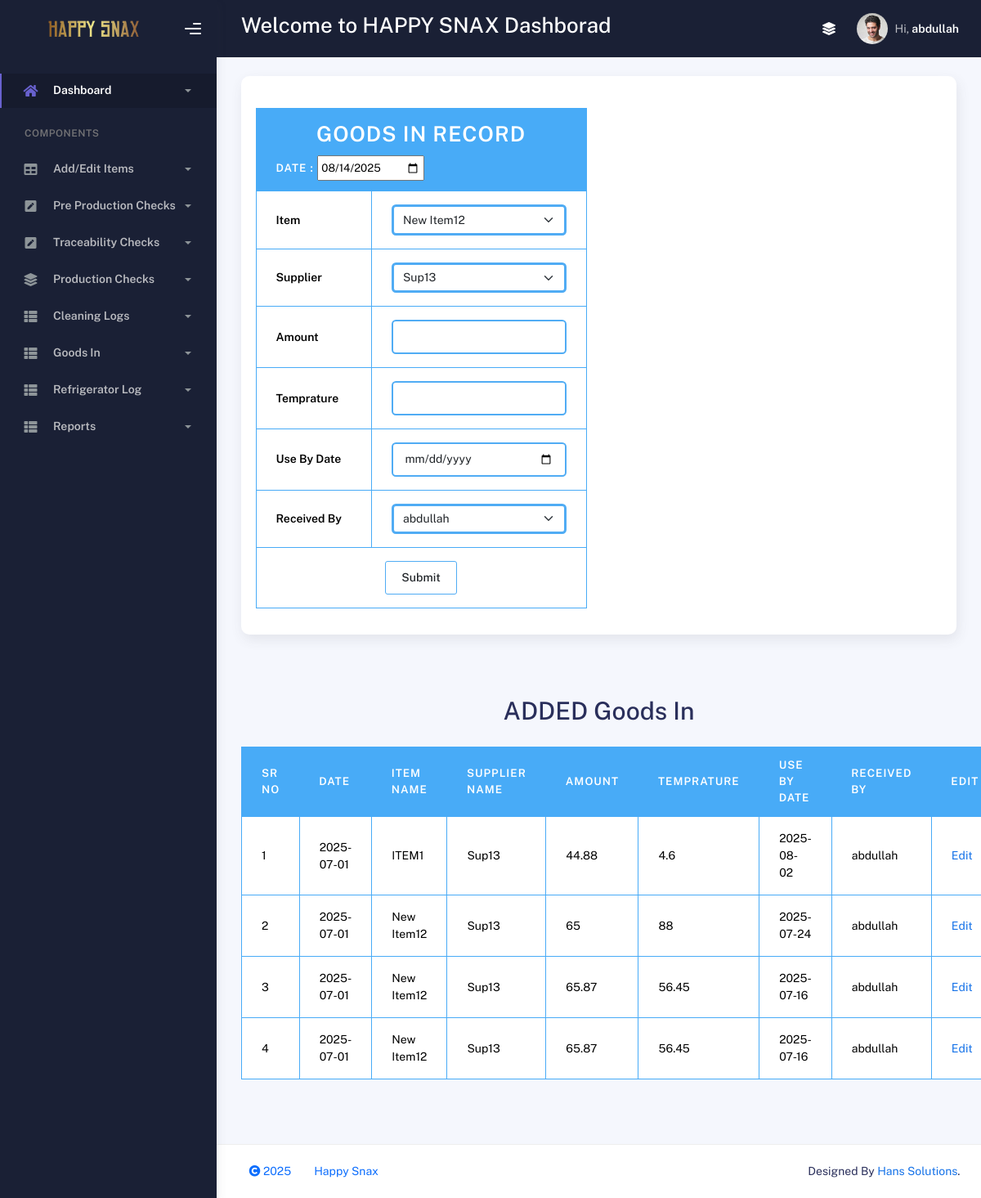
The page /goods_in.php (signed in) on the database its author committed.
### tables this page shows
CREATE TABLE `goods_in` (
  `g_id` int(1) NOT NULL AUTO_INCREMENT,
  `date1` date NOT NULL,
  `g_item_id` tinyint(1) NOT NULL,
  `g_sup_id` tinyint(1) NOT NULL,
  `g_amount` float NOT NULL,
  `g_temp` float NOT NULL,
  `g_by_date` date NOT NULL,
  `g_initial` tinyint(1) NOT NULL,
  PRIMARY KEY (`g_id`)
);

CREATE TABLE `item` (
  `item_id` tinyint(1) NOT NULL AUTO_INCREMENT,
  `item_code` varchar(5) NOT NULL,
  `item_name` varchar(30) NOT NULL,
  `item_desc` varchar(50) NOT NULL,
  `item_status` tinyint(1) NOT NULL,
  PRIMARY KEY (`item_id`),
  UNIQUE KEY `prd_name` (`item_name`)
);

CREATE TABLE `supplier` (
  `sup_id` tinyint(1) NOT NULL AUTO_INCREMENT,
  `sup_code` varchar(5) NOT NULL,
  `sup_name` varchar(30) NOT NULL,
  `sup_desc` varchar(50) NOT NULL,
  `sup_status` tinyint(1) NOT NULL,
  PRIMARY KEY (`sup_id`),
  UNIQUE KEY `prd_name` (`sup_name`)
);

CREATE TABLE `user` (
  `u_id` tinyint(1) NOT NULL AUTO_INCREMENT,
  `u_name` varchar(20) NOT NULL,
  `u_pass` varchar(10) NOT NULL,
  `u_type` varchar(10) NOT NULL,
  `u_loc` tinyint(1) NOT NULL,
  `u_status` tinyint(1) NOT NULL,
  `u_comment` varchar(50) NOT NULL,
  PRIMARY KEY (`u_id`),
  UNIQUE KEY `u_name` (`u_name`)
);

### goods_in.php (the view, shortened to what this page needs)
<?php
include_once("functions.php");
$color="#50acf4";
include_once("header.php");
?>
<div class="row">
  <div class="col-md-12">
    <div class="card">
      <div class="card-body">
        <div class="row">
           <div class="col-md-8 col-lg-6 col-sm-12 ">
             <form action="" method="post">
                    <table class="table table-bordered table-head-bg-info table-bordered-bd-info mt-4" >
                      <tr>
                        <thead>
                          <th colspan="2" align="center"><h2 align="center"><strong>Goods In Record</strong></h2>
                          Date : </strong><input style="padding:1%" type="date" name="date1" value="<?php echo date('Y-m-d'); ?>"  /></th>
                        </thead>
                      </tr>
                      <tr>
                        <td><strong>Item</strong></td>
                        <td ><select class="form-select" name="item_id" id="item" style="border:solid;border-color:<?php echo $color; ?>" >
                      <?php
					               $p="select *from item WHERE item_status=1";
						             $p1=mysqli_query($conn,$p);
						             while($prow=mysqli_fetch_array($p1))
	                       {
					            ?>
	                    <option value="<?php echo $prow['item_id']; ?>"><?php echo $prow['item_name']; ?></option>
					            <?php
					              }
					            ?>
                      </select></td>
                      </tr>
                      <tr>
                        <td><strong>Supplier</strong></td>
                        <td ><select class="form-select" name="sup_id" id="prd" style="border:solid;border-color:<?php echo $color; ?>" >
                      <?php
					               $p="select *from supplier WHERE sup_status=1";
						             $p1=mysqli_query($conn,$p);
						             while($prow=mysqli_fetch_array($p1))
	                       {
					            ?>
	                    <option value="<?php echo $prow['sup_id']; ?>"><?php echo $prow['sup_name']; ?></option>
					            <?php
					              }
					            ?>
                    </select></td>
                      </tr>
                      <tr>
                        <td><strong>Amount</strong></td>
                        <td> <input type="number"  step="0.01" class="form-control" id="basic-url"  name="amount" required style="border:1;border-color:<?php echo $color; ?>" /></td>
                      </tr>
                      <tr>
                        <td ><strong>Temprature</strong></td>
                        <td><input type="number" step="0.01" class="form-control" id="basic-url"  name="temp" required style="border:1;border-color:<?php echo $color; ?>" /></td>
                      </tr>
                      <tr>
                        <td ><strong>Use By Date</strong></td>
                        <td ><input type="date" class="form-control" id="basic-url"  name="by_date" required style="border:1;border-color:<?php echo $color; ?>" /></td>
                      </tr>
                      <tr>
                        <td ><strong>Received By</strong></td>
                        <td ><?php user('chk_by'); ?></td>
                      </tr>
                      <tr>
                        <td colspan="2"><div align="center">
                          <input type="submit" name="submit" value="Submit" class="btn" style="border:1;border-color:<?php echo $color; ?>"/>
                        </div></td>
                      </tr>
                    </table>
            </form>
          </div>
        </div>
      </div>
    </div>
  </div>
</div>
<p>&nbsp;</p>
<h1 align="center">ADDED Goods In </h1>
<table class="table table-bordered table-head-bg-info table-bordered-bd-info mt-4">
  <thead>
    <tr>
      <th scope="col">Sr No </th>
      <th scope="col">Date</th>
      <th scope="col">Item Name </th>
      <th scope="col">Supplier Name </th>
      <th scope="col">Amount</th>
	    <th cope="col">Temprature</th>
      <th cope="col">Use By Date</th>
      <th cope="col">Received By</th>
      <th scope="col">Edit</th>
   </tr>
  </thead>
  <?php
  $count=1;
   $a="select *from goods_in";
   $a1=mysqli_query($conn,$a);
   while($row=mysqli_fetch_array($a1))
   {
  ?>
  <tr>
    <td ><?php echo $count; ?></td>
    <td><?php echo $row['date1']; ?></td>
    <td><?php echo id_to_item($row['g_item_id']); ?></td>
    <td><?php echo id_to_supplier($row['g_sup_id']); ?></td>
    <td><?php echo $row['g_amount']; ?></td>
    <td><?php echo $row['g_temp']; ?></td>
    <td><?php echo $row['g_by_date']; ?></td>
    <td><?php echo id_to_user($row['g_initial']); ?></td>
	<td><a href="edit_goods_in.php?g_eid=<?php echo $row['g_id']; ?>">Edit</a></td>
  </tr>
  <?php
  $count++;
  }
  ?>
</table>
<p>&nbsp;</p>
<?php
include_once('footer.php');
?>

### header.php (shortened to what this page needs)
<!DOCTYPE html>
<html lang="en">
  <head>
    <link rel="stylesheet" href="assets/css/bootstrap.min.css" />
    <link rel="stylesheet" href="assets/css/plugins.min.css" />
    <link rel="stylesheet" href="assets/css/kaiadmin.min.css" />
    <link rel="stylesheet" href="assets/css/demo.css" />
  </head>
  <body>
    <div class="wrapper">
      <div class="sidebar" data-background-color="dark">
        <div class="sidebar-logo">
          <div class="logo-header" data-background-color="dark">
            <a href="index.php" class="logo">
              <img
                src="assets/img/kaiadmin/logo_dark.png"
                alt="navbar brand"
                class="navbar-brand"
                height="20"
              />
            </a>
            <div class="nav-toggle">
              <button class="btn btn-toggle toggle-sidebar">
                <i class="gg-menu-right"></i>
              </button>
            </div>
          </div>
        </div>
        <div class="sidebar-wrapper scrollbar scrollbar-inner">
          <div class="sidebar-content">
            <ul class="nav nav-secondary">
              <li class="nav-item active">
                <a
                  data-bs-toggle="collapse"
                  href="#dashboard"
                  class="collapsed"
                  aria-expanded="false"
                >
                  <i class="fas fa-home"></i>
                  <p>Dashboard</p>
                  <span class="caret"></span>
                </a>
              </li>
              <li class="nav-section">
                <h4 class="text-section">Components</h4>
              </li>
              <?php
              if($_SESSION['u_type']=="admin")
                {
              ?>
              <li class="nav-item">
                <a data-bs-toggle="collapse" href="#base">
                  <i class="fas fa-table"></i>
                  <p>Add/Edit Items</p>
                  <span class="caret"></span>
                </a>
              </li>
              <?php
               }
              ?>
              <li class="nav-item">
                <a data-bs-toggle="collapse" href="#base1">
                  <i class="fas fa-pen-square"></i>
                  <p>Pre Production Checks</p>
                  <span class="caret"></span>
                </a>
              </li>
                    <?php
                     if($_SESSION['u_type']=="admin" || $_SESSION['u_type']=="supervisor"  || $_SESSION['u_loc']==1 || $_SESSION['u_loc']==3 )
                     {
                    ?>
              <li class="nav-item">
                <a data-bs-toggle="collapse" href="#base2">
                  <i class="fas fa-pen-square"></i>
                  <p>Traceability Checks</p>
                  <span class="caret"></span>
                </a>
              </li>
               <?php }  ?>
              <li class="nav-item">
                <a data-bs-toggle="collapse" href="#base3">
                  <i class="fas fa-layer-group"></i>
                  <p>Production Checks</p>
                  <span class="caret"></span>
                </a>
              </li>
              <li class="nav-item">
                <a data-bs-toggle="collapse" href="#base4">
                  <i class="fas fa-th-list"></i>
                  <p>Cleaning Logs</p>
                  <span class="caret"></span>
                </a>
              </li>
              <li class="nav-item">
                <a data-bs-toggle="collapse" href="#base5">
                  <i class="fas fa-th-list"></i>
                  <p>Goods In</p>
                  <span class="caret"></span>
                </a>
              </li>
             <?php
             if($_SESSION['u_type']=="admin" || $_SESSION['u_type']=="supervisor" )
             {
             ?>
              <li class="nav-item">
                <a data-bs-toggle="collapse" href="#base6">
                  <i class="fas fa-th-list"></i>
                  <p>Refrigerator Log</p>
                  <span class="caret"></span>
                </a>
              </li>
             <?php
              }
             if($_SESSION['u_type']=="admin" || $_SESSION['u_type']=="supervisor" )
             {
              ?>
              <li class="nav-item">
                <a data-bs-toggle="collapse" href="#base7">
                  <i class="fas fa-th-list"></i>
                  <p>Reports</p>
                  <span class="caret"></span>
                </a>
              </li>
             <?php
              }
             ?>
            </ul>
          </div>
        </div>
      </div>
      <div class="main-panel">
        <div class="main-header">
          <nav
            class="navbar navbar-header navbar-header-transparent navbar-expand-lg border-bottom" data-background-color="dark">
            <div class="container-fluid">
              <nav class="navbar navbar-header-left navbar-expand-lg navbar-form nav-search p-0 d-none d-lg-flex">
                <h2 style="color:white"> Welcome to HAPPY SNAX Dashborad</h2>
              </nav>
              <ul class="navbar-nav topbar-nav ms-md-auto align-items-center">
                <li class="nav-item topbar-icon dropdown hidden-caret">
                  <a
                    class="nav-link"
                    data-bs-toggle="dropdown"
                    href="#"
                    aria-expanded="false"
                  >
                    <i class="fas fa-layer-group"></i>
                  </a>
                </li>
                <li class="nav-item topbar-user dropdown hidden-caret">
                  <a
                    class="dropdown-toggle profile-pic"
                    data-bs-toggle="dropdown"
                    href="#"
                    aria-expanded="false"
                  >
                    <div class="avatar-sm">
                      <img
                        src="assets/img/profile.jpg"
                        alt="..."
                        class="avatar-img rounded-circle"
                      />
                    </div>
                    <span class="profile-username">
                      <span class="op-7">Hi,</span>
                      <span class="fw-bold"><?php echo $_SESSION['u_name'] ?></span>
                    </span>
                  </a>
                </li>
              </ul>
            </div>
          </nav>
        </div>
        <div class="container">
          <div class="page-inner">

### functions.php (shortened to what this page needs)
<?php
$color="#50acf4";
$conn=mysqli_connect("localhost","root","","happy_snax");
 ?>
 <?php
function user($name)
{
  global $conn;
  global $color;
  if($_SESSION['u_type']=='admin')
  {
    echo "<select name='".$name."' class='form-select' style='border:solid;border-color:".$color."'>";
    $q="select *from user";
    $q1=mysqli_query($conn,$q);
    while($row=mysqli_fetch_array($q1))
    {
      ?>
     <option value="<?php echo $row['u_id']; ?>"> <?php echo $row['u_name']; ?></option>";
     <?php
    }
  echo "</select>";
  }
  else
  {
  echo "<select name='".$name."' class='form-select' style='border:solid;border-color:".$color."'>";
    echo "<option value='".$_SESSION['u_id']."'>".$_SESSION['u_name']."</option>";
  echo "</select>";
  }
}
function id_to_user($u_id)
{
  global $conn;
  $q="select *from user where u_id='$u_id'";
  $q1=mysqli_query($conn,$q);
  $row=mysqli_fetch_array($q1);
  return $row['u_name'];
}
function id_to_supplier($sup_id)
{
  global $conn;
  $q="select *from supplier where sup_id='$sup_id'";
  $q1=mysqli_query($conn,$q);
  $row=mysqli_fetch_array($q1);
  return $row['sup_name'];
}
function id_to_item($item_id)
{
  global $conn;
  $q="select *from item where item_id='$item_id'";
  $q1=mysqli_query($conn,$q);
  $row=mysqli_fetch_array($q1);
  return $row['item_name'];
}
?>

### footer.php (shortened to what this page needs)
 </div>
        </div>
        <footer class="footer">
          <div class="container-fluid d-flex justify-content-between">
            <nav class="pull-left">
              <ul class="nav">
                <li class="nav-item">
                  <a class="nav-link" href="">
                    <i class="fa fa-copyright" aria-hidden="true"></i> <?php echo date("Y"); ?>
                  </a>
                </li>
                <li class="nav-item">
                  <a class="nav-link" href="#"> Happy Snax </a>
                </li>
              </ul>
            </nav>
            <div>
              Designed By
              <a target="_blank" href="">Hans Solutions</a>.
            </div>
          </div>
        </footer>
      </div>
    </div>
  </body>
</html>

### rows shown on the page
goods_in: date1 "2025-07-01", g_item.item_name "ITEM1", g_sup.sup_name "Sup13", g_amount "44.88", g_temp "4.6", g_by_date "2025-08-02", g_initial.u_name "abdullah"
goods_in: date1 "2025-07-01", g_item.item_name "New Item12", g_sup.sup_name "Sup13", g_amount "65", g_temp "88", g_by_date "2025-07-24", g_initial.u_name "abdullah"
goods_in: date1 "2025-07-01", g_item.item_name "New Item12", g_sup.sup_name "Sup13", g_amount "65.87", g_temp "56.45", g_by_date "2025-07-16", g_initial.u_name "abdullah"
goods_in: date1 "2025-07-01", g_item.item_name "New Item12", g_sup.sup_name "Sup13", g_amount "65.87", g_temp "56.45", g_by_date "2025-07-16", g_initial.u_name "abdullah"

### other values the page prints
$_SESSION['u_name'] "abdullah"
form field item_id "New Item12"
form field sup_id "Sup13"
form field chk_by "abdullah"
